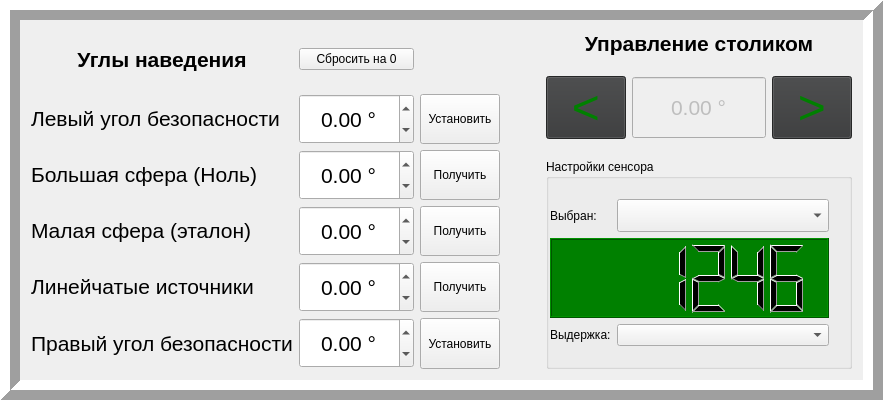
         <widget class="QFrame" name="frame_4">
          <property name="frameShape">
           <enum>QFrame::Box</enum>
          </property>
          <property name="frameShadow">
           <enum>QFrame::Raised</enum>
          </property>
          <property name="lineWidth">
           <number>10</number>
          </property>
          <layout class="QGridLayout" name="gridLayout_26">
           <item row="0" column="0">
            <widget class="QLabel" name="label_2">
             <property name="sizePolicy">
              <sizepolicy hsizetype="Preferred" vsizetype="Fixed">
               <horstretch>0</horstretch>
               <verstretch>0</verstretch>
              </sizepolicy>
             </property>
             <property name="font">
              <font>
               <pointsize>16</pointsize>
               <weight>75</weight>
               <bold>true</bold>
              </font>
             </property>
             <property name="text">
              <string>Углы наведения</string>
             </property>
             <property name="alignment">
              <set>Qt::AlignCenter</set>
             </property>
            </widget>
           </item>
           <item row="0" column="4" rowspan="6">
            <layout class="QGridLayout" name="gridLayout_25">
             <property name="verticalSpacing">
              <number>20</number>
             </property>
             <item row="2" column="0" colspan="3">
              <widget class="QGroupBox" name="groupBox">
               <property name="title">
                <string>Настройки сенсора</string>
               </property>
               <layout class="QGridLayout" name="gridLayout_14">
                <property name="leftMargin">
                 <number>1</number>
                </property>
                <property name="topMargin">
                 <number>20</number>
                </property>
                <property name="rightMargin">
                 <number>20</number>
                </property>
                <property name="bottomMargin">
                 <number>20</number>
                </property>
                <item row="1" column="1">
                 <widget class="QComboBox" name="comboBox_sensor">
                  <property name="sizePolicy">
                   <sizepolicy hsizetype="Preferred" vsizetype="Fixed">
                    <horstretch>0</horstretch>
                    <verstretch>0</verstretch>
                   </sizepolicy>
                  </property>
                  <property name="font">
                   <font>
                    <pointsize>16</pointsize>
                   </font>
                  </property>
                 </widget>
                </item>
                <item row="3" column="0">
                 <widget class="QLabel" name="label_35">
                  <property name="sizePolicy">
                   <sizepolicy hsizetype="Fixed" vsizetype="Preferred">
                    <horstretch>0</horstretch>
                    <verstretch>0</verstretch>
                   </sizepolicy>
                  </property>
                  <property name="text">
                   <string>Выдержка:</string>
                  </property>
                 </widget>
                </item>
                <item row="1" column="0">
                 <widget class="QLabel" name="label_18">
                  <property name="text">
                   <string>Выбран:</string>
                  </property>
                  <property name="alignment">
                   <set>Qt::AlignLeading|Qt::AlignLeft|Qt::AlignVCenter</set>
                  </property>
                 </widget>
                </item>
                <item row="2" column="0" colspan="2">
                 <widget class="QLCDNumber" name="lcdNumber_maxSignal">
                  <property name="sizePolicy">
                   <sizepolicy hsizetype="Minimum" vsizetype="Preferred">
                    <horstretch>0</horstretch>
                    <verstretch>0</verstretch>
                   </sizepolicy>
                  </property>
                  <property name="minimumSize">
                   <size>
                    <width>0</width>
                    <height>80</height>
                   </size>
                  </property>
                  <property name="styleSheet">
                   <string notr="true">background-color: rgb(0, 128, 0);
color: rgb(0, 0, 0);</string>
                  </property>
                  <property name="digitCount">
                   <number>6</number>
                  </property>
                  <property name="value" stdset="0">
                   <double>1246.000000000000000</double>
                  </property>
                 </widget>
                </item>
                <item row="3" column="1">
                 <widget class="QComboBox" name="comboBox_exposition"/>
                </item>
               </layout>
              </widget>
             </item>
             <item row="0" column="0" colspan="3">
              <widget class="QLabel" name="label">
               <property name="sizePolicy">
                <sizepolicy hsizetype="Preferred" vsizetype="Fixed">
                 <horstretch>0</horstretch>
                 <verstretch>0</verstretch>
                </sizepolicy>
               </property>
               <property name="font">
                <font>
                 <pointsize>16</pointsize>
                 <weight>75</weight>
                 <bold>true</bold>
                </font>
               </property>
               <property name="text">
                <string>Управление столиком</string>
               </property>
               <property name="alignment">
                <set>Qt::AlignCenter</set>
               </property>
              </widget>
             </item>
             <item row="1" column="0">
              <widget class="QPushButton" name="pushButton_moveToLeft">
               <property name="sizePolicy">
                <sizepolicy hsizetype="Minimum" vsizetype="Fixed">
                 <horstretch>0</horstretch>
                 <verstretch>0</verstretch>
                </sizepolicy>
               </property>
               <property name="maximumSize">
                <size>
                 <width>100</width>
                 <height>16777215</height>
                </size>
               </property>
               <property name="font">
                <font>
                 <pointsize>36</pointsize>
                </font>
               </property>
               <property name="styleSheet">
                <string notr="true">background-color: rgb(53, 54, 55);
color: rgb(0, 128, 0);</string>
               </property>
               <property name="text">
                <string>&lt;</string>
               </property>
               <property name="autoRepeat">
                <bool>true</bool>
               </property>
               <property name="autoRepeatDelay">
                <number>50</number>
               </property>
               <property name="autoRepeatInterval">
                <number>500</number>
               </property>
              </widget>
             </item>
             <item row="1" column="2">
              <widget class="QPushButton" name="pushButton_moveToRight">
               <property name="sizePolicy">
                <sizepolicy hsizetype="Minimum" vsizetype="Fixed">
                 <horstretch>0</horstretch>
                 <verstretch>0</verstretch>
                </sizepolicy>
               </property>
               <property name="maximumSize">
                <size>
                 <width>100</width>
                 <height>16777215</height>
                </size>
               </property>
               <property name="font">
                <font>
                 <pointsize>36</pointsize>
                </font>
               </property>
               <property name="styleSheet">
                <string notr="true">background-color: rgb(53, 54, 55);
color: rgb(0, 128, 0);</string>
               </property>
               <property name="text">
                <string>&gt;</string>
               </property>
               <property name="autoRepeat">
                <bool>true</bool>
               </property>
               <property name="autoRepeatDelay">
                <number>50</number>
               </property>
               <property name="autoRepeatInterval">
                <number>500</number>
               </property>
              </widget>
             </item>
             <item row="1" column="1">
              <widget class="QDoubleSpinBox" name="doubleSpinBox_currentAngle">
               <property name="enabled">
                <bool>false</bool>
               </property>
               <property name="sizePolicy">
                <sizepolicy hsizetype="Minimum" vsizetype="Preferred">
                 <horstretch>0</horstretch>
                 <verstretch>0</verstretch>
                </sizepolicy>
               </property>
               <property name="font">
                <font>
                 <pointsize>16</pointsize>
                </font>
               </property>
               <property name="toolTip">
                <string>&lt;html&gt;&lt;head/&gt;&lt;body&gt;&lt;p&gt;Текущий угол&lt;/p&gt;&lt;/body&gt;&lt;/html&gt;</string>
               </property>
               <property name="alignment">
                <set>Qt::AlignCenter</set>
               </property>
               <property name="buttonSymbols">
                <enum>QAbstractSpinBox::NoButtons</enum>
               </property>
               <property name="suffix">
                <string> °</string>
               </property>
               <property name="minimum">
                <double>-10000000.000000000000000</double>
               </property>
               <property name="maximum">
                <double>100000000.000000000000000</double>
               </property>
              </widget>
             </item>
            </layout>
           </item>
           <item row="1" column="0">
            <widget class="QLabel" name="label_3">
             <property name="sizePolicy">
              <sizepolicy hsizetype="Preferred" vsizetype="Fixed">
               <horstretch>0</horstretch>
               <verstretch>0</verstretch>
              </sizepolicy>
             </property>
             <property name="font">
              <font>
               <pointsize>16</pointsize>
              </font>
             </property>
             <property name="text">
              <string>Левый угол безопасности</string>
             </property>
             <property name="alignment">
              <set>Qt::AlignLeading|Qt::AlignLeft|Qt::AlignVCenter</set>
             </property>
            </widget>
           </item>
           <item row="1" column="1">
            <widget class="QDoubleSpinBox" name="doubleSpinBox_angleSafetyLeft">
             <property name="sizePolicy">
              <sizepolicy hsizetype="Minimum" vsizetype="Preferred">
               <horstretch>0</horstretch>
               <verstretch>0</verstretch>
              </sizepolicy>
             </property>
             <property name="font">
              <font>
               <pointsize>16</pointsize>
              </font>
             </property>
             <property name="alignment">
              <set>Qt::AlignCenter</set>
             </property>
             <property name="suffix">
              <string> °</string>
             </property>
             <property name="minimum">
              <double>-180.000000000000000</double>
             </property>
             <property name="maximum">
              <double>180.000000000000000</double>
             </property>
            </widget>
           </item>
           <item row="1" column="2">
            <widget class="QPushButton" name="pushButton_angleLeftSafety">
             <property name="sizePolicy">
              <sizepolicy hsizetype="Minimum" vsizetype="Preferred">
               <horstretch>0</horstretch>
               <verstretch>0</verstretch>
              </sizepolicy>
             </property>
             <property name="text">
              <string>Установить</string>
             </property>
            </widget>
           </item>
           <item row="1" column="3" rowspan="5">
            <spacer name="horizontalSpacer_7">
             <property name="orientation">
              <enum>Qt::Horizontal</enum>
             </property>
             <property name="sizeType">
              <enum>QSizePolicy::Fixed</enum>
             </property>
             <property name="sizeHint" stdset="0">
              <size>
               <width>40</width>
               <height>20</height>
              </size>
             </property>
            </spacer>
           </item>
           <item row="2" column="0">
            <widget class="QLabel" name="label_5">
             <property name="sizePolicy">
              <sizepolicy hsizetype="Preferred" vsizetype="Fixed">
               <horstretch>0</horstretch>
               <verstretch>0</verstretch>
              </sizepolicy>
             </property>
             <property name="font">
              <font>
               <pointsize>16</pointsize>
              </font>
             </property>
             <property name="text">
              <string>Большая сфера (Ноль)</string>
             </property>
             <property name="alignment">
              <set>Qt::AlignLeading|Qt::AlignLeft|Qt::AlignVCenter</set>
             </property>
            </widget>
           </item>
           <item row="2" column="1">
            <widget class="QDoubleSpinBox" name="doubleSpinBox_angleBigSphere">
             <property name="enabled">
              <bool>true</bool>
             </property>
             <property name="sizePolicy">
              <sizepolicy hsizetype="Minimum" vsizetype="Preferred">
               <horstretch>0</horstretch>
               <verstretch>0</verstretch>
              </sizepolicy>
             </property>
             <property name="font">
              <font>
               <pointsize>16</pointsize>
              </font>
             </property>
             <property name="alignment">
              <set>Qt::AlignCenter</set>
             </property>
             <property name="buttonSymbols">
              <enum>QAbstractSpinBox::UpDownArrows</enum>
             </property>
             <property name="suffix">
              <string> °</string>
             </property>
             <property name="minimum">
              <double>-180.000000000000000</double>
             </property>
             <property name="maximum">
              <double>180.000000000000000</double>
             </property>
             <property name="value">
              <double>0.000000000000000</double>
             </property>
            </widget>
           </item>
           <item row="2" column="2">
            <widget class="QPushButton" name="pushButton_angleBigSphere">
             <property name="sizePolicy">
              <sizepolicy hsizetype="Minimum" vsizetype="Preferred">
               <horstretch>0</horstretch>
               <verstretch>0</verstretch>
              </sizepolicy>
             </property>
             <property name="text">
              <string>Получить</string>
             </property>
            </widget>
           </item>
           <item row="3" column="0">
            <widget class="QLabel" name="label_7">
             <property name="sizePolicy">
              <sizepolicy hsizetype="Preferred" vsizetype="Fixed">
               <horstretch>0</horstretch>
               <verstretch>0</verstretch>
              </sizepolicy>
             </property>
             <property name="font">
              <font>
               <pointsize>16</pointsize>
              </font>
             </property>
             <property name="text">
              <string>Малая сфера (эталон)</string>
             </property>
             <property name="alignment">
              <set>Qt::AlignLeading|Qt::AlignLeft|Qt::AlignVCenter</set>
             </property>
            </widget>
           </item>
           <item row="3" column="1">
            <widget class="QDoubleSpinBox" name="doubleSpinBox_angleSmallSphere">
             <property name="sizePolicy">
              <sizepolicy hsizetype="Minimum" vsizetype="Preferred">
               <horstretch>0</horstretch>
               <verstretch>0</verstretch>
              </sizepolicy>
             </property>
             <property name="maximumSize">
              <size>
               <width>16777215</width>
               <height>50</height>
              </size>
             </property>
             <property name="font">
              <font>
               <pointsize>16</pointsize>
              </font>
             </property>
             <property name="alignment">
              <set>Qt::AlignCenter</set>
             </property>
             <property name="suffix">
              <string> °</string>
             </property>
             <property name="minimum">
              <double>-180.000000000000000</double>
             </property>
             <property name="maximum">
              <double>180.000000000000000</double>
             </property>
            </widget>
           </item>
           <item row="3" column="2">
            <widget class="QPushButton" name="pushButton_angleSmallSphere">
             <property name="sizePolicy">
              <sizepolicy hsizetype="Minimum" vsizetype="Preferred">
               <horstretch>0</horstretch>
               <verstretch>0</verstretch>
              </sizepolicy>
             </property>
             <property name="text">
              <string>Получить</string>
             </property>
            </widget>
           </item>
           <item row="4" column="0">
            <widget class="QLabel" name="label_8">
             <property name="sizePolicy">
              <sizepolicy hsizetype="Preferred" vsizetype="Fixed">
               <horstretch>0</horstretch>
               <verstretch>0</verstretch>
              </sizepolicy>
             </property>
             <property name="font">
              <font>
               <pointsize>16</pointsize>
              </font>
             </property>
             <property name="text">
              <string>Линейчатые источники</string>
             </property>
             <property name="alignment">
              <set>Qt::AlignLeading|Qt::AlignLeft|Qt::AlignVCenter</set>
             </property>
            </widget>
           </item>
           <item row="4" column="1">
            <widget class="QDoubleSpinBox" name="doubleSpinBox_angleLinearLights">
             <property name="sizePolicy">
              <sizepolicy hsizetype="Minimum" vsizetype="Preferred">
               <horstretch>0</horstretch>
               <verstretch>0</verstretch>
              </sizepolicy>
             </property>
             <property name="maximumSize">
              <size>
               <width>16777215</width>
               <height>50</height>
              </size>
             </property>
             <property name="font">
              <font>
               <pointsize>16</pointsize>
              </font>
             </property>
             <property name="alignment">
              <set>Qt::AlignCenter</set>
             </property>
             <property name="suffix">
              <string> °</string>
             </property>
             <property name="minimum">
              <double>-180.000000000000000</double>
             </property>
             <property name="maximum">
              <double>180.000000000000000</double>
             </property>
            </widget>
           </item>
           <item row="4" column="2">
            <widget class="QPushButton" name="pushButton_angleLasers">
             <property name="sizePolicy">
              <sizepolicy hsizetype="Minimum" vsizetype="Preferred">
               <horstretch>0</horstretch>
               <verstretch>0</verstretch>
              </sizepolicy>
             </property>
             <property name="text">
              <string>Получить</string>
             </property>
            </widget>
           </item>
           <item row="5" column="0">
            <widget class="QLabel" name="label_9">
             <property name="sizePolicy">
              <sizepolicy hsizetype="Preferred" vsizetype="Fixed">
               <horstretch>0</horstretch>
               <verstretch>0</verstretch>
              </sizepolicy>
             </property>
             <property name="font">
              <font>
               <pointsize>16</pointsize>
              </font>
             </property>
             <property name="text">
              <string>Правый угол безопасности</string>
             </property>
             <property name="alignment">
              <set>Qt::AlignLeading|Qt::AlignLeft|Qt::AlignVCenter</set>
             </property>
            </widget>
           </item>
           <item row="5" column="1">
            <widget class="QDoubleSpinBox" name="doubleSpinBox_angleSafetyRight">
             <property name="sizePolicy">
              <sizepolicy hsizetype="Minimum" vsizetype="Preferred">
               <horstretch>0</horstretch>
               <verstretch>0</verstretch>
              </sizepolicy>
             </property>
             <property name="maximumSize">
              <size>
               <width>16777215</width>
               <height>50</height>
              </size>
             </property>
             <property name="font">
              <font>
               <pointsize>16</pointsize>
              </font>
             </property>
             <property name="alignment">
              <set>Qt::AlignCenter</set>
             </property>
             <property name="suffix">
              <string> °</string>
             </property>
             <property name="minimum">
              <double>-180.000000000000000</double>
             </property>
             <property name="maximum">
              <double>180.000000000000000</double>
             </property>
            </widget>
           </item>
           <item row="5" column="2">
            <widget class="QPushButton" name="pushButton_angleRightSafety">
             <property name="sizePolicy">
              <sizepolicy hsizetype="Minimum" vsizetype="Preferred">
               <horstretch>0</horstretch>
               <verstretch>0</verstretch>
              </sizepolicy>
             </property>
             <property name="text">
              <string>Установить</string>
             </property>
            </widget>
           </item>
           <item row="0" column="1">
            <widget class="QPushButton" name="pushButton_zero">
             <property name="toolTip">
              <string>&lt;html&gt;&lt;head/&gt;&lt;body&gt;&lt;p&gt;Нужно нажать, если это не продолжение калибровки.&lt;/p&gt;&lt;/body&gt;&lt;/html&gt;</string>
             </property>
             <property name="text">
              <string>Сбросить на 0</string>
             </property>
            </widget>
           </item>
          </layout>
         </widget>
